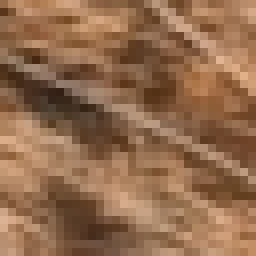
#> input picture low/img32.png, 32 x 32 px (shown 8 times larger); the run also reads 1 picture not shown here
$ python anylisis.py
#> lines starting #> are read from the running program, lines starting #| are printed output that depends on the picture; long printed decimals are rounded
import cv2
from matplotlib import pyplot as plt
import numpy as np
from math import log10
from math import sqrt


def eq_of_PSNR(alpha):
#> called with alpha = 2
    empty_data_name = 'img32.png'
    stego_data_name = f'new_image32.png'

    empty_data = cv2.imread(empty_data_name,cv2.IMREAD_COLOR)
#> empty_data is the input picture: shape (32, 32, 3); mean B, G, R 77.7, 107.2, 146.2
    b_layer_cv2, g_layer_cv2, r_layer_cv2 = cv2.split(empty_data)
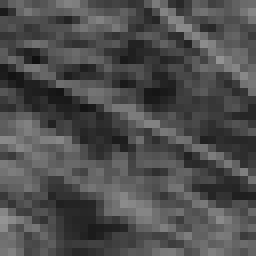
#> b_layer_cv2: shape (32, 32) (shown 8 times larger); min 16, max 148, mean 77.7
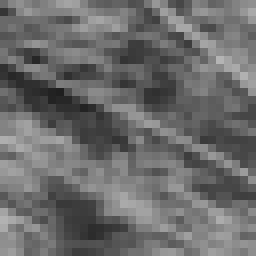
#> g_layer_cv2: shape (32, 32) (shown 8 times larger); min 31, max 180, mean 107.2
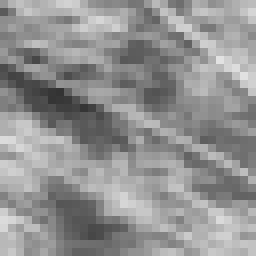
#> r_layer_cv2: shape (32, 32) (shown 8 times larger); min 51, max 226, mean 146.2
    empty_layers_cv2 = [b_layer_cv2, g_layer_cv2, r_layer_cv2]


    stego_data = cv2.imread(stego_data_name,cv2.IMREAD_COLOR)
    b_layer_cv2, g_layer_cv2, r_layer_cv2 = cv2.split(stego_data)
    stego_layers_cv2 = [b_layer_cv2, g_layer_cv2, r_layer_cv2]

    delta_f_x_y = 0
    N = len(b_layer_cv2)
#> N = 32

    for layer in range(3):
        for x in range(N):
            for y in range(N):
                f_x_y = int(empty_layers_cv2[layer][x][y])
                f_new_x_y = int(stego_layers_cv2[layer][x][y])
                delta_f_x_y += (f_x_y - f_new_x_y)**2
#> after the loop, delta_f_x_y = 1820

    PSNR = 1/3 * 10 * log10(255**2 * N**2 / delta_f_x_y)
#> PSNR = 15.21
    print('level = ', alpha, 'PSNR = ', PSNR)
#| level =  2 PSNR =  15.211


def eq_of_NCC(alpha):
#> called with alpha = 2
    empty_data_name = 'img32.png'
    stego_data_name = f'new_image32.png'

    empty_data = cv2.imread(empty_data_name,cv2.IMREAD_COLOR)
    b_layer_cv2, g_layer_cv2, r_layer_cv2 = cv2.split(empty_data)
    empty_layers_cv2 = [b_layer_cv2, g_layer_cv2, r_layer_cv2]


    stego_data = cv2.imread(stego_data_name,cv2.IMREAD_COLOR)
    b_layer_cv2, g_layer_cv2, r_layer_cv2 = cv2.split(stego_data)
    stego_layers_cv2 = [b_layer_cv2, g_layer_cv2, r_layer_cv2]

    N = len(b_layer_cv2)
#> N = 32
    f_avg = 0
    f_new_avg = 0

    for layer in range(3):
        for x in range(N):
            for y in range(N):
                f_avg += int(empty_layers_cv2[layer][x][y])
                f_new_avg += int(stego_layers_cv2[layer][x][y])
#> after the loop, f_avg = 339020; f_new_avg = 339696

    f_avg = 1/3 * (f_avg /(N**2))
#> f_avg = 110.4
    f_new_avg = 1/3 * (f_new_avg/ N**2)
#> f_new_avg = 110.6
    #print('avg ', f_avg, f_new_avg)


    NCC = 0

    for layer in range(3):
        temp1 = 0
        temp2 = 0
        temp3 = 0
        for x in range(N):
            for y in range(N):
                f_x_y = int(empty_layers_cv2[layer][x][y])
                f_new_x_y = int(stego_layers_cv2[layer][x][y])

                temp1 += (f_x_y - f_avg) * (f_new_x_y - f_new_avg)
                temp2 += (f_x_y - f_avg)**2
                temp3 += (f_new_x_y - f_new_avg)**2
        temp2 = sqrt(temp2)
        temp3 = sqrt(temp3)
        NCC +=  (temp1 / (temp2 * temp3))
#> after the loop, NCC = 3

    NCC /= 3
#> NCC = 1

    print('level = ', alpha, 'NCC = ', NCC)
#| level =  2 NCC =  0.9999


alpha = 2
eq_of_PSNR(alpha)
eq_of_NCC(alpha)
